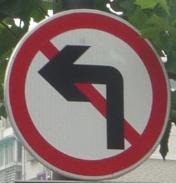
#> input picture src/intresignia/data/line.png, 176 x 183 px; its folder holds only this picture in this run
$ python -i color.py   (imports and definitions only)   (older library calls are emulated)
#> lines starting #> are read from the running program, lines starting #| are printed output that depends on the picture; after the words box and inside, x2 and y2 are one past the last pixel; in counts of white or black regions, pixels touching at a corner belong together
#> further down, picture is the input picture: shape (183, 176, 3); mean B, G, R 105.2, 109.2, 130
from typing import List

import cv2
import numpy as np

from . import settings as st

from . import auto_brighten

KERNEL = np.array([[-1, -1, -1], [-1, 9, -1], [-1, -1, -1]])


def enclose_red(img: np.array,
                lower_threshold=((120, 50, 50), (150, 255, 255)),
                upper_threshold=((175, 60, 50), (180, 255, 255)),
                red_thresh=125,
                op_brighten=False,
                op_brighten_hsv=True,
                op_sharpen=False,
                post_ops=[st.ColorPostOps.OP_CLOSE],
                add_red=20,
                add_hue=40,
                add_val=20,
                add_sat=20,
                convert_hsv=False) -> np.array:
    """
    This function takes four arguments and isolates the red color. The red
    image is later given to HoughCircles to detect circles so it's necessary that image is clean
    and pristine and has no other objects but the red objects on the picture.

    Param
    -----
    img: np.arrray:
        The Numpy array containing the image signals.
    lower_threshold: Tuple[Tuple[int, int, int], Tuple[int, int, int]]
        The lowermost threshold in HSV values where H is from 0 to 180 and
        S and V are from 0 to 255 (unlike normal HSV where it's double)
        This value is added to the higher threshold upon masking.
    higher_threshold: Tuple[Tuple[int, int, int], Tuple[int, int, int]]
        The highermost threshold in HSV values where H is from 0 to 180 and
        S and V are from 0 to 255 (unlike normal HSV where it's double)
        This value is added to the lower threshold upon masking.
    red_thresh: int
        Basically after the image is AND'd with itself asnd the mask of the higher
        and lower threshld it is then filtered through RGB values to get the most
        saturated spots in the image. Pass a value that you think would represent
        the R, the G and the B of the sign and this single value acts for al l3.
    op: bool
        Do operations on the HSV image or not

    Returns
        final_image: np.array
            The filtered and thresholeded image (if chosen)

    """
#> called with lower_threshold = ((120, 50, 50), (150, 255, 255)), upper_threshold = ((175, 60, 50), (180, 255, 255)), red_thresh = 125, op_brighten = False, op_brighten_hsv = True, op_sharpen = False, add_red = 20, add_hue = 40
    kernel = cv2.getStructuringElement(
        shape=cv2.MORPH_ELLIPSE, ksize=(9, 9))


    copy_img = img.copy()

    if add_red:
        copy_img[:, :, 2] += add_red
        copy_img[:, :, 2] = np.clip(copy_img[:, :, 2], 0, 255)

    if op_sharpen:
        copy_img = cv2.filter2D(copy_img, -1, KERNEL)
        copy_img = cv2.detailEnhance(copy_img)

    if op_brighten:
        copy_img, _, _ = auto_brighten.automatic_brightness_and_contrast(copy_img)


    hsv_img = cv2.cvtColor(copy_img, cv2.COLOR_BGR2HSV)
#> hsv_img: shape (183, 176, 3); mean H, S, V 72.9, 86.3, 150.1

    if op_brighten_hsv:
        hsv_img[:, :, 0] = np.where(
            (hsv_img[:, :, 0] > 100 - add_hue) &
            (hsv_img[:, :, 0] < 100 + (add_hue)),
            hsv_img[:, :, 0] + add_hue, hsv_img[:, :, 0])
#> hsv_img: shape (183, 176, 3); mean H, S, V 73.2, 86.3, 150.1

        hsv_img[:, :, 0] = np.clip(hsv_img[:, :, 0], 0, 180)

        hsv_img[:, :, 1] = np.where(
            (hsv_img[:, :, 1] > 150 - add_sat) &
            (hsv_img[:, :, 1] < 150 + (add_sat)),
            hsv_img[:, :, 1] + add_sat, hsv_img[:, :, 1])
#> hsv_img: shape (183, 176, 3); mean H, S, V 73.2, 87, 150.1

        hsv_img[:, :, 1] = np.clip(hsv_img[:, :, 1], 1, 255)

        hsv_img[:, :, 2] = np.where(
            (hsv_img[:, :, 2] > 150 - add_val) &
            (hsv_img[:, :, 2] < 150 + (add_val)),
            hsv_img[:, :, 2] + add_val, hsv_img[:, :, 2])
#> hsv_img: shape (183, 176, 3); mean H, S, V 73.2, 87, 156.2

        hsv_img[:, :, 2] = np.clip(hsv_img[:, :, 2], 0, 255)

    lower_mask = cv2.inRange(hsv_img, lower_threshold[0],
                             lower_threshold[1])
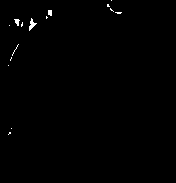
#> lower_mask: shape (183, 176); 0.47% white in thin lines or dots, all inside (x1, y1, x2, y2) = (8, 0, 122, 135)
    upper_mask = cv2.inRange(hsv_img, upper_threshold[0],
                             upper_threshold[1])
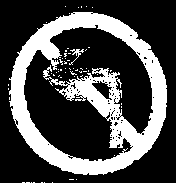
#> upper_mask: shape (183, 176); 29.3% white; 58 white regions (56 under 20 px), largest, box (x1, y1, x2, y2) and area: (9, 12, 167, 175) 9243, (69, 49, 84, 65) 61

    if convert_hsv:
        copy_img = cv2.cvtColor(hsv_img, cv2.COLOR_HSV2BGR)

    mask = lower_mask ^ upper_mask
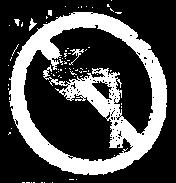
#> mask: shape (183, 176); 29.8% white; 73 white regions (68 under 20 px), largest, box (x1, y1, x2, y2) and area: (9, 12, 167, 175) 9243, (69, 49, 84, 65) 61, (29, 18, 37, 31) 44, (14, 19, 20, 26) 25, (48, 10, 52, 16) 22

    isolated = cv2.bitwise_and(
        copy_img, copy_img, mask=mask)
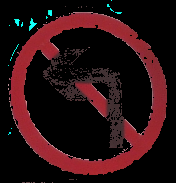
#> isolated: shape (183, 176, 3); mean B, G, R 17.3, 14.9, 41.5
    close = cv2.morphologyEx(isolated, cv2.MORPH_CLOSE, kernel)
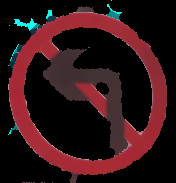
#> close: shape (183, 176, 3); mean B, G, R 22.2, 19.4, 46.9
    copy_img = cv2.GaussianBlur(close, (5, 5), 0)
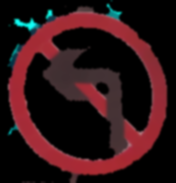
#> copy_img: shape (183, 176, 3); mean B, G, R 22.2, 19.4, 46.9

    img_copy = np.where(copy_img > red_thresh, copy_img, 0)
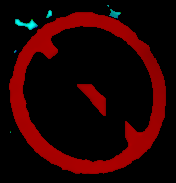
#> img_copy: shape (183, 176, 3); mean B, G, R 1.2, 1.3, 35.1

    for op in post_ops:
        if op == st.ColorPostOps.OP_BLUR:
            kernel_size = 5
            img_copy = cv2.GaussianBlur(img_copy,
                         (kernel_size, kernel_size), 0)
        if op == st.ColorPostOps.OP_SHARPEN:
            if len(img_copy.shape) == 2:
                img_copy = cv2.cvtColor(img_copy, cv2.COLOR_GRAY2BGR)
            img_copy = cv2.filter2D(img_copy, -1, KERNEL)
            img_copy = cv2.detailEnhance(img_copy)

        if op == st.ColorPostOps.OP_CLOSE:
            kernel = cv2.getStructuringElement(
            shape=cv2.MORPH_ELLIPSE, ksize=(8, 8))
            img_copy = cv2.morphologyEx(img_copy, cv2.MORPH_CLOSE, kernel)

        if op == st.ColorPostOps.OP_THRESHOLD:
            if len(img_copy.shape) == 3:
                img_copy = cv2.cvtColor(img_copy, cv2.COLOR_BGR2GRAY)
            img_copy = cv2.adaptiveThreshold(img_copy.astype(np.uint8), 255, 1, 1, 11, 2)

        if op == st.ColorPostOps.OP_NORMALIZE:
            img_copy = cv2.normalize(img_copy, None, 0, 255, cv2.NORM_MINMAX, cv2.CV_8UC1)

    return img_copy


def detect_red(img=np.ndarray,
        lower_threshold=(120, 30, 30),
        upper_threshold=(180, 255, 255)) -> bool:

    hsv_img = cv2.cvtColor(img, cv2.COLOR_BGR2HSV)

    lower_mask = cv2.inRange(hsv_img, lower_threshold[0],
                             lower_threshold[1])
    upper_mask = cv2.inRange(hsv_img, upper_threshold[0],
                             upper_threshold[1])

    mask = lower_mask ^ upper_mask


    return 255 in mask

>>> import cv2
>>> picture = cv2.imread('data/line.png')
>>> result = enclose_red(picture)
